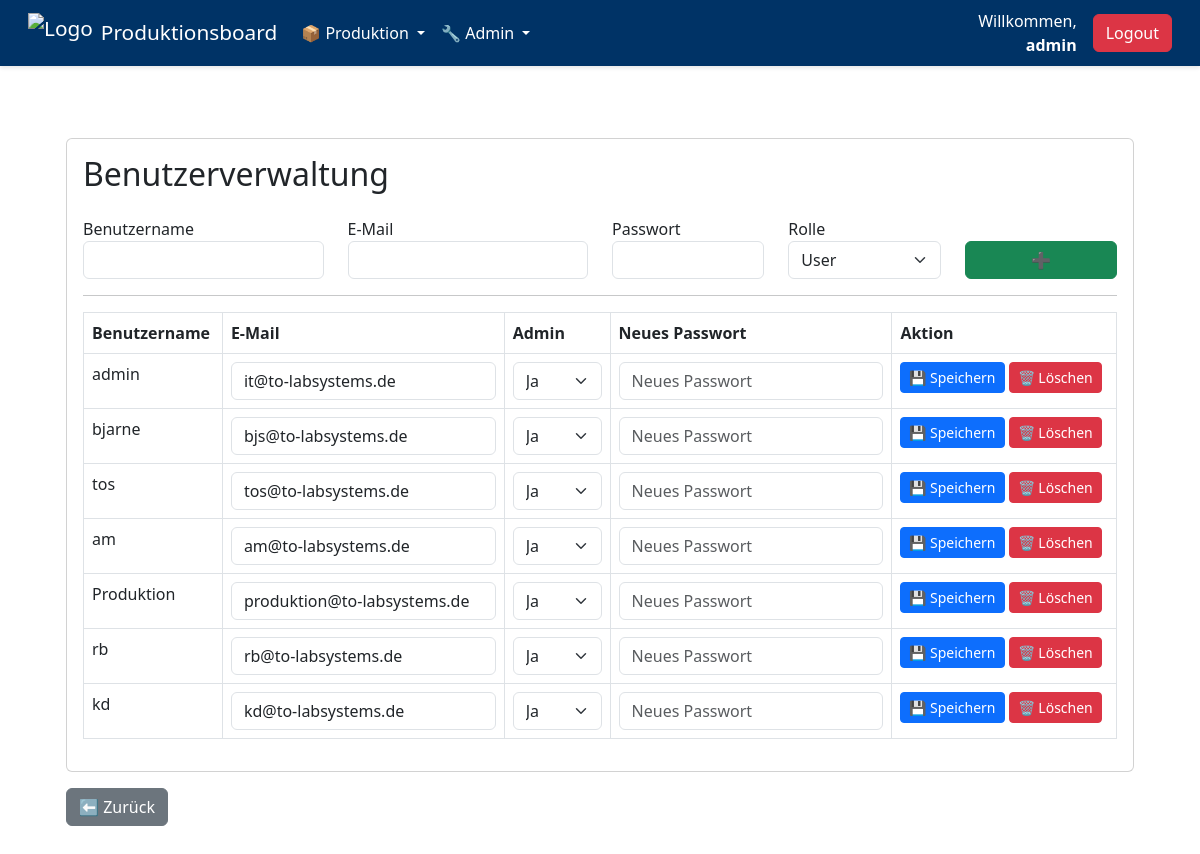
Page /admin/users (signed in) on the committed database.
### tables this page shows
CREATE TABLE users (
    id INTEGER PRIMARY KEY AUTOINCREMENT,
    username TEXT NOT NULL UNIQUE,
    password_hash TEXT NOT NULL,
    is_admin INTEGER DEFAULT 0
, email TEXT);

### app.py (the view, shortened to what this page needs)
@app.route('/admin/users', methods=['GET', 'POST'])
def admin_users():
    if not session.get('is_admin'):
        return redirect(url_for('login'))
    conn = get_db_connection()
    users = conn.execute('SELECT * FROM users').fetchall()
    conn.close()
    return render_template('admin_users.html', users=users)

### app.py (called while the page is built)
def get_db_connection():
    conn = sqlite3.connect(DATABASE)
    conn.row_factory = sqlite3.Row
    return conn

### templates/admin_users.html (shortened to what this page needs)
{% extends "base.html" %}
{% block content %}
<div class="container my-5">
  <div class="card">
    <div class="card-body">
      <h2 class="mb-4">Benutzerverwaltung</h2>
      <form method="post">
        <div class="row mb-3">
          <div class="col-md-3">
            <label>Benutzername</label>
            <input type="text" class="form-control" name="new_username">
          </div>
          <div class="col-md-3">
            <label>E-Mail</label>
            <input type="email" class="form-control" name="new_email">
          </div>
          <div class="col-md-2">
            <label>Passwort</label>
            <input type="password" class="form-control" name="new_password">
          </div>
          <div class="col-md-2">
            <label>Rolle</label>
            <select class="form-select" name="new_admin">
              <option value="0">User</option>
            </select>
          </div>
          <div class="col-md-2 d-grid align-items-end">
            <button type="submit" class="btn btn-success">➕</button>
          </div>
        </div>
      </form>
      <hr>
      <table class="table table-bordered">
        <thead>
          <tr>
            <th>Benutzername</th>
            <th>E-Mail</th>
            <th>Admin</th>
            <th>Neues Passwort</th>
            <th>Aktion</th>
          </tr>
        </thead>
        <tbody>
          {% for user in users %}
          <tr>
            <td>{{ user.username }}</td>
            <td><input type="email" class="form-control" name="email" value="{{ user.email }}"></td>
            <td>
              <select class="form-select" name="is_admin">
                <option value="1" {% if user.is_admin %}selected{% endif %}>Ja</option>
              </select>
            </td>
            <td><input type="password" class="form-control" placeholder="Neues Passwort" name="new_password"></td>
            <td>
              <button class="btn btn-sm btn-primary">💾 Speichern</button>
              <button class="btn btn-sm btn-danger">🗑 Löschen</button>
            </td>
          </tr>
          {% endfor %}
        </tbody>
      </table>
    </div>
  </div>
<div class="row mt-3">
  <div class="col-12">
    <div class="d-flex justify-content-start">
      <a href="{{ url_for('landing') }}" class="btn btn-secondary">⬅ Zurück</a>
    </div>
  </div>
</div>
{% endblock %}

### templates/base.html (shortened to what this page needs)
<!DOCTYPE html>
<html lang="de">
<head>
  <link href="https://cdn.jsdelivr.net/npm/bootstrap@5.3.0/dist/css/bootstrap.min.css" rel="stylesheet">
  <link rel="stylesheet" href="/static/style.css">
</head>
<body>
<nav class="navbar navbar-expand-lg navbar-custom px-3">
  <div class="container-fluid">
    <a class="navbar-brand d-flex align-items-center" href="/landing">
      <img src="/static/logo.png" alt="Logo" height="40" class="me-2">
      Produktionsboard
    </a>
    <div class="collapse navbar-collapse">
      <ul class="navbar-nav me-auto mb-2 mb-lg-0">
        <li class="nav-item dropdown">
          <a class="nav-link dropdown-toggle text-white" href="#" id="prodDropdown" role="button" data-bs-toggle="dropdown">
            📦 Produktion
          </a>
        </li>
        {% if session.get('is_admin') %}
        <li class="nav-item dropdown">
          <a class="nav-link dropdown-toggle text-white" href="#" id="adminDropdown" role="button" data-bs-toggle="dropdown">
            🔧 Admin
          </a>
        </li>
        {% endif %}
      </ul>
      <div class="d-flex align-items-center ms-auto">
        {% if session.get('user_id') %}
          <div class="text-end me-3 text-white" style="white-space: nowrap;">
            Willkommen,<br><strong>{{ session.username }}</strong>
          </div>
          <a href="{{ url_for('logout') }}" class="btn btn-danger">Logout</a>
        {% else %}
          <a href="{{ url_for('login') }}" class="btn btn-success">Login</a>
        {% endif %}
      </div>
    </div>
  </div>
</nav>
<div class="container content-wrapper">
{% block content %}{% endblock %}
</div>
</body>
</html>

### static/style.css (style rules this page uses)
.navbar-custom { background-color: #003366; color: white; }
.navbar-custom a { color: white; text-decoration: none; }
html { height: 100%; width: 100%; overflow-x: hidden; }
body { overflow-x: hidden; min-height: 100vh; min-height: 100dvh; }
.content-wrapper { flex: 1; display: flex; flex-direction: column; }
@media (min-width: 768px) { .navbar-brand { font-size: 1.3rem; } }
@media (min-width: 768px) { .content-wrapper { padding: 2rem; } }

### templates/base.html (style rules this page uses)
.navbar-custom { background-color: #003366; box-shadow: 0 2px 4px rgba(0, 0, 0, 0.1); }
.navbar-custom .navbar-brand, .navbar-custom .nav-link { color: white; transition: color 0.2s ease; }
.content-wrapper { padding: 1.5rem; }

### rows in the picture
users: username "admin", email "it@to-labsystems.de", is_admin "Ja"
users: username "bjarne", email "bjs@to-labsystems.de", is_admin "Ja"
users: username "tos", email "tos@to-labsystems.de", is_admin "Ja"
users: username "am", email "am@to-labsystems.de", is_admin "Ja"
users: username "Produktion", email "produktion@to-labsystems.de", is_admin "Ja"
users: username "rb", email "rb@to-labsystems.de", is_admin "Ja"
users: username "kd", email "kd@to-labsystems.de", is_admin "Ja"
